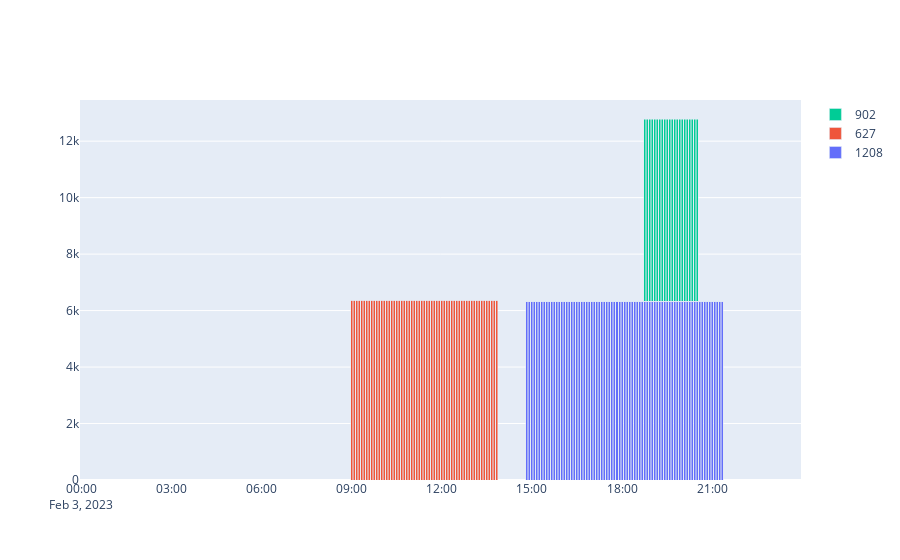

The cell this chart's notebook holds for it:
### Code cell
fig = go.Figure()
df3 = df2.loc[(df2.index >= "02-03-2023") & (df2.index < "02-04-2023")].loc[:, (df2 != 0.0).any(axis=0)]
df3 = df3.loc[:, df3.sum(axis=0) > 0]
for val in df3.columns:
    if val == "Power (W)":
        continue
    fig.add_trace(
        go.Bar(x=df3.index, y=df3[f"{val}"], name=f"{val}")
    )
fig.update_layout({"barmode":"stack"})

### Figure 1 — Plotly figure (JSON) as saved in the notebook; plotly's stock layout.template omitted (floating-point values rounded to 4 significant figures; data arrays with more than 128 entries replaced by an {"elided": "..."} marker saying what was removed)
{"data": [{"name": "1208", "type": "bar", "x": {"elided": "288 str values"}, "y": {"elided": "288 int values"}}, {"name": "627", "type": "bar", "x": {"elided": "288 str values"}, "y": {"elided": "288 int values"}}, {"name": "902", "type": "bar", "x": {"elided": "288 str values"}, "y": {"elided": "288 int values"}}], "layout": {"barmode": "stack"}}
